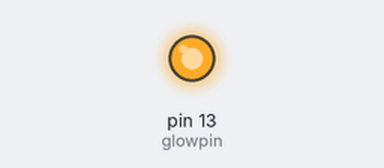
A sketch run on a simulated Arduino Uno, built with avr-gcc and run on an emulated ATmega328P. On the bench: output pins drawn as LEDs (lit = HIGH).

Above: at 0.1 s.
Timing chart, 0 to 1.6 s (numbered marks = the images above):
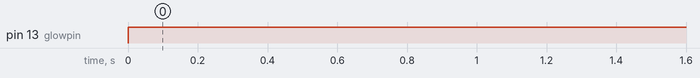

The sketch:

Glow_LED.ino
```cpp
int glowpin =13;
void setup() {
  // initialize digital pin glowpin as an output.
  pinMode(glowpin,OUTPUT);

}

void loop() {
  //turn the LED on (HIGH is the 5V voltage level)
  digitalWrite(glowpin,HIGH);

}
```

Measured:
- by itself, pin 13 (glowpin): LOW → HIGH at 0.00 s
